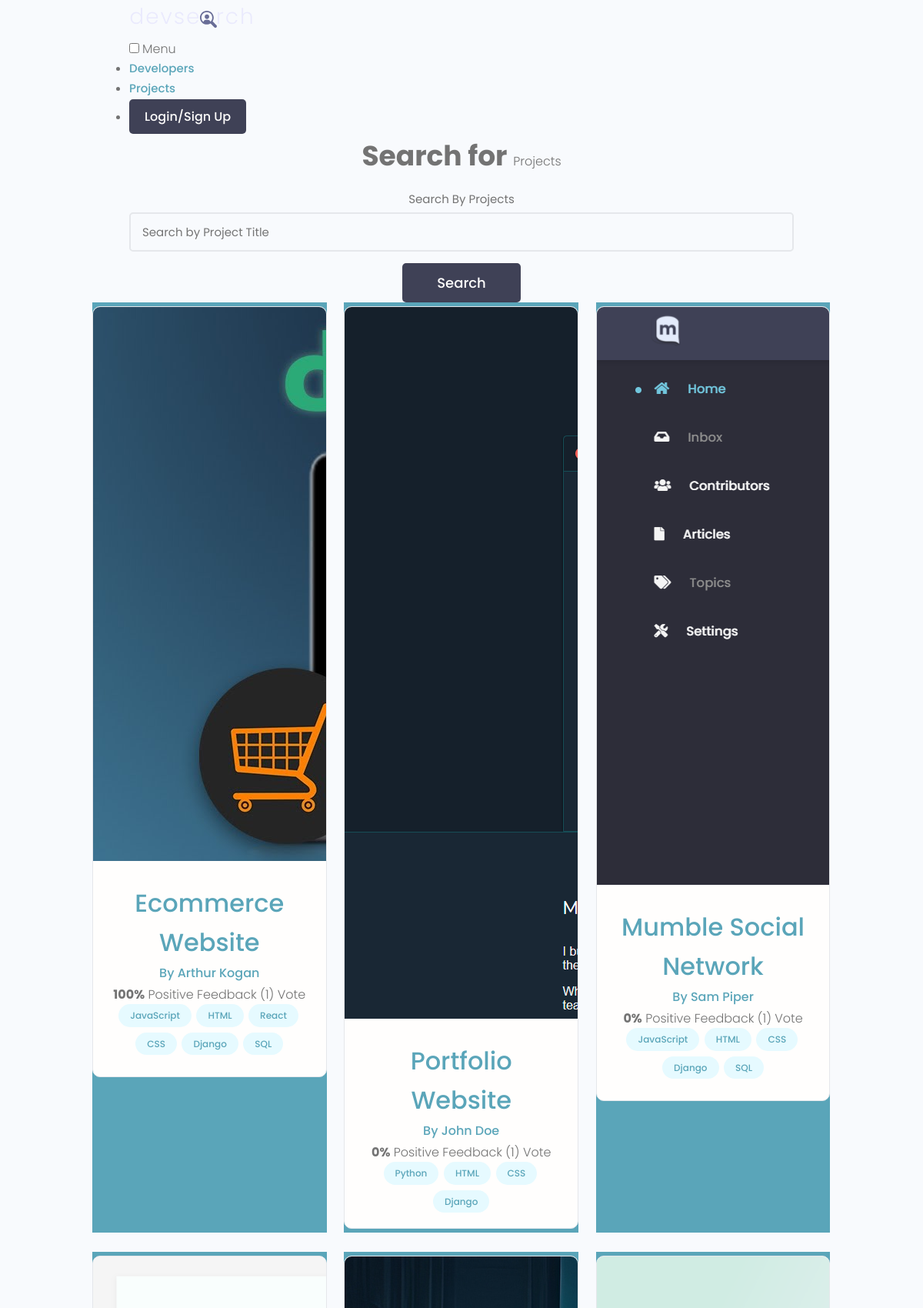
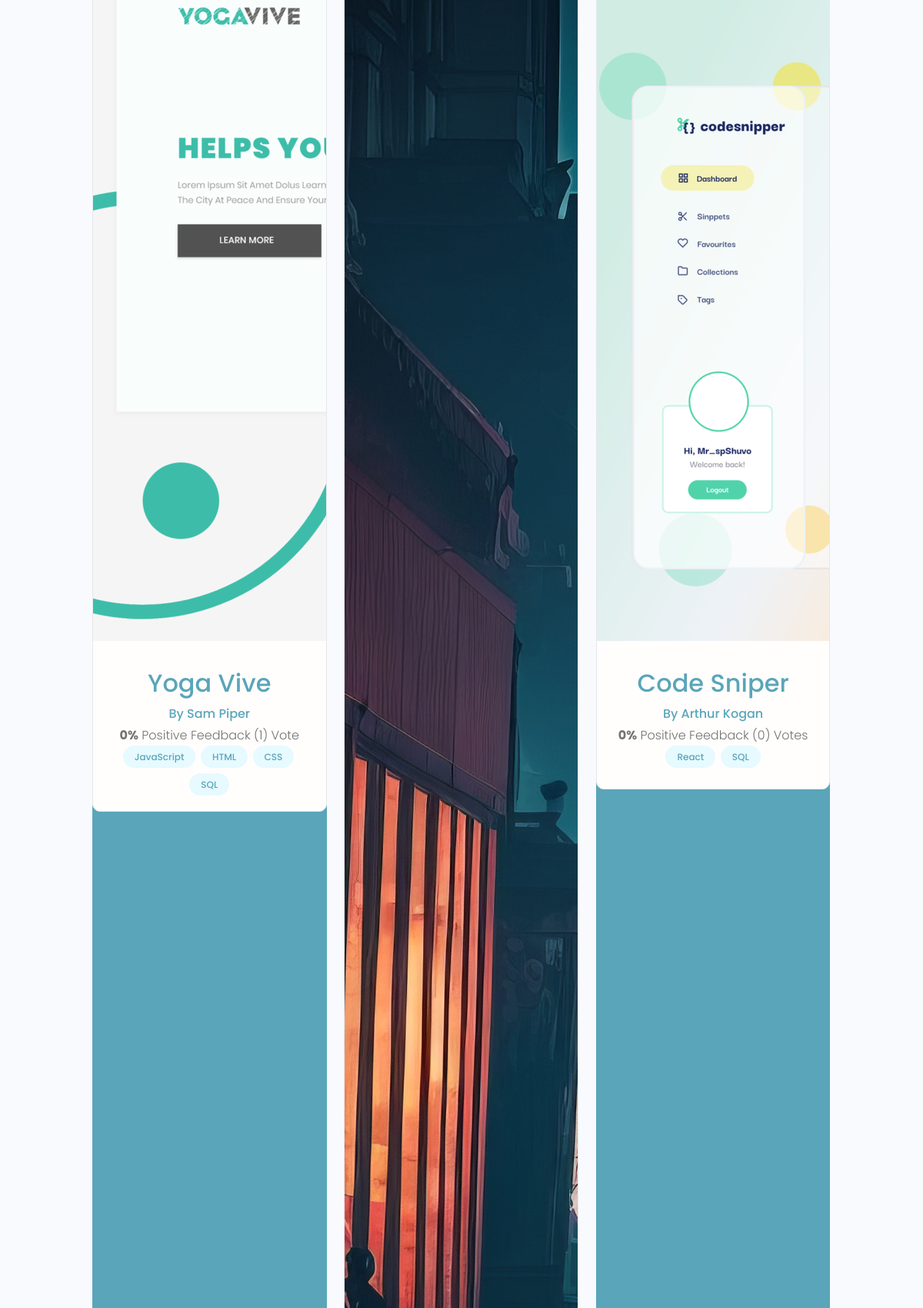
/projects/ (upper part), run on the app's committed database (2 pictures, top to bottom).
### projects/models.py (models this page shows, shortened)
class Project(models.Model):
    owner = models.ForeignKey(Profile, null=True, blank=True, on_delete=models.CASCADE)
    title = models.CharField(max_length=200)
    description = models.TextField(null=True, blank=True)
    featured_image = models.ImageField(null=True, blank=True, default="default.jpg")
    demo_link = models.CharField(max_length=2000, null=True, blank=True)
    source_link = models.CharField(max_length=2000, null=True, blank=True)
    tags = models.ManyToManyField('Tag', blank=True)
    vote_total = models.IntegerField(default=0, null=True, blank=True)
    vote_ratio = models.IntegerField(default=0, null=True, blank=True)
    created = models.DateTimeField(auto_now_add=True)
    id = models.UUIDField(default=uuid.uuid4, unique=True, primary_key=True, editable=False)
    class Meta:
        ordering = ['-vote_ratio', '-vote_total']
    @property
    def imageURL(self):
        try:
            url = self.featured_image.url
        except:
            url = ''
        return url

class Tag(models.Model):
    name = models.CharField(max_length=200)
    created = models.DateTimeField(auto_now_add=True)
    id = models.UUIDField(default=uuid.uuid4, unique=True, primary_key=True, editable=False)
    def __str__(self):
        return self.name

### users/models.py (models this page shows, shortened)
class Profile(models.Model):
    user = models.OneToOneField(User, on_delete=models.CASCADE, null=True, blank=True)
    name = models.CharField(max_length=200, blank=True, null=True)
    email = models.EmailField(max_length=500, blank=True, null=True)
    username = models.CharField(max_length=200, blank=True, null=True)
    location = models.CharField(max_length=200, blank=True, null=True)
    short_intro = models.CharField(max_length=200, blank=True, null=True)
    bio = models.TextField(blank=True, null=True)
    profile_image = models.ImageField(null=True, blank=True, upload_to='profiles/', default='profiles/user-default.png')
    social_github = models.CharField(max_length=200, blank=True, null=True)
    social_x = models.CharField(max_length=200, blank=True, null=True)
    social_linkedin = models.CharField(max_length=200, blank=True, null=True)
    social_youtube = models.CharField(max_length=200, blank=True, null=True)
    social_website = models.CharField(max_length=200, blank=True, null=True)
    created = models.DateTimeField(auto_now_add=True)
    id = models.UUIDField(default=uuid.uuid4, unique=True, primary_key=True, editable=False)
    class Meta:
        ordering = ['created']

### projects/views.py (the view)
# urls.py: path('projects/', views.getProjects),
def projects(request):
    projects,search_query = seachProjects(request)
    custom_range, projects = paginateProjects(request, projects, 6)
    context = {'projects': projects, 'search_query':search_query, 'custom_range':custom_range}
    return render(request, 'projects/projects.html', context)

### projects/utils.py (called while the page is built)
def paginateProjects(request, projects, results):
    page = request.GET.get('page')
    paginator = Paginator(projects, results)
    try:
        projects = paginator.page(page)
    except PageNotAnInteger:
        page = 1
        projects = paginator.page(page)
    except EmptyPage:
        page = paginator.num_pages
        projects = paginator.page(page)
    leftIndex = (int(page) - 4)
    if leftIndex < 1:
        leftIndex = 1
    rightIndex = (int(page) + 5)
    if rightIndex > paginator.num_pages:
        rightIndex = paginator.num_pages + 1
    custom_range = range(leftIndex, rightIndex)
    return custom_range, projects

def seachProjects(request):
    search_query = ''
    if request.GET.get('search_query'):
        search_query = request.GET.get('search_query')
    tags = Tag.objects.filter(name__icontains=search_query)
    projects = Project.objects.distinct().filter(
        Q(title__icontains=search_query) |
        Q(description__icontains=search_query) |
        Q(owner__name__icontains=search_query) |
        Q(tags__in=tags)
    )
    return projects, search_query

### projects/templates/projects/projects.html (shortened to what this page needs)
{% extends 'main.html' %}
{% block content %}
 <main class="projects">
    <section class="hero-section text-center">
      <div class="container container--narrow">
        <div class="hero-section__box">
          <h2>Search for <span>Projects</span></h2>
        </div>
        <div class="hero-section__search">
          <form id='searchForm' class="form" action="{% url 'projects' %}" method="get">
            <div class="form__field">
              <label for="formInput#search">Search By Projects </label>
              <input class="input input--text" id="formInput#search" type="text" name="search_query"
                placeholder="Search by Project Title" value="{{search_query}}"/>
            </div>
            <input class="btn btn--sub btn--lg" type="submit" value="Search" />
          </form>
        </div>
      </div>
    </section>
    <section class="projectsList">
      <div class="container">
        <div class="grid grid--three">
        {% for project in projects %}
          <div class="column">
            <div class="card project">
              <a href="{% url 'project' project.id %}" class="project">
                <img class="project__thumbnail" src="{{project.imageURL}}" alt="project thumbnail" />
                <div class="card__body">
                  <h3 class="project__title">{{project.title}}</h3>
                  <p><a class="project__author" href="{% url 'user-profile' project.owner.id %}">By {{project.owner.name}}</a></p>
                  <p class="project--rating">
                    <span style="font-weight: bold;">{{project.vote_ratio}}%</span> Positive
                    Feedback ({{project.vote_total}}) Vote{{project.vote_total | pluralize:"s"}}
                  </p>
                  <div class="project__tags">
                    {% for tag in project.tags.all %}
                    <span class="tag tag--pill tag--main">
                      <small>{{tag}}</small>
                    </span>
                    {% endfor %}
                  </div>
                </div>
              </a>
            </div>
          </div>
          {% endfor %}
        </div>
      </div>
    </section>
  </main>
{% endblock content %}

### templates/main.html (shortened to what this page needs)
<!DOCTYPE html>
{% load static %}
<html lang="en">
<head>
    <link
    rel="stylesheet"
    href="https://cdnjs.cloudflare.com/ajax/libs/font-awesome/6.4.2/css/all.min.css"
    />
    <link rel="stylesheet" href="{% static 'uikit/styles/uikit.css' %}" />
    <link rel="stylesheet" href="{% static 'styles/app.css' %}" />
</head>
<body>
    {% include 'navbar.html' %}
    {% block content %}
    {% endblock content %}
</body>
</html>

### templates/navbar.html (shortened to what this page needs)
{% load static %}
  <header class="header">
    <div class="container container--narrow">
      <a href="{% url 'profiles' %}" class="header__logo">
        <img src="{% static 'images/logo.svg' %}" alt="DevSearch Logo" />
      </a>
      <nav class="header__nav">
        <input type="checkbox" id="responsive-menu" />
        <label for="responsive-menu" class="toggle-menu">
          <span>Menu</span>
        </label>
        <ul class="header__menu">
          <li class="header__menuItem"><a href="{% url 'profiles' %}">Developers</a></li>
          <li class="header__menuItem"><a href="{% url 'projects' %}">Projects</a></li>
          {% if request.user.is_authenticated %}
          <li class="header__menuItem"><a href="{% url 'inbox' %}">Inbox</a></li>
          <li class="header__menuItem"><a href="{% url 'account' %}">Account</a></li>
          <li class="header__menuItem"><a href="{% url 'logout' %}" class="btn btn--sub">Logout</a></li>
          {% else %}
          <li class="header__menuItem"><a href="{% url 'login' %}" class="btn btn--sub">Login/Sign Up</a></li>
          {% endif %}
        </ul>
      </nav>
    </div>
  </header>

### static/uikit/app.css (style rules this page uses)
.layout > .column, .grid > .column { color: var(--color-light); text-align: center; background: var(--color-main); }

### static/uikit/styles/modules/_variables.css (style rules this page uses)
:root { --color-main: #5aa5b9; --color-main-light: #e6faff; --color-sub: #3f4156; --color-sub-light: #51546e; --color-sub-lighter: #ededfd; --color-text: #737373; --color-gray: #8b8b8b; --color-light: #e5e7eb; --color-light-gray: #767676; --color-bg: #f8fafd; --color-white: #fffefd; --color-white-light: #f3f3f3; --color-success: #359e64; --color-success-bg: #def8e8; --color-error: #fc4b0b; --color-error-bg: #fff2ee; --font-base: 'Poppins', arial, helvetica, 'Segoe UI', roboto, ubuntu, sans-serif; --font-monospace: 'Fira Code', 'Courier New', courier, monospace; --font-regular: 300; --font-medium: 500; --font-bold: 700; --generic-shadow: 1px 1px 5px #00000010; --generic-transition: all 0.3s ease-in-out; }

### static/uikit/styles/modules/_base.css (style rules this page uses)
* { margin: 0; padding: 0; box-sizing: border-box; text-rendering: optimizeLegibility; color: inherit; font-size: inherit; }
html { font-size: 50%; }
@media only screen and (min-width: 480px) { html { font-size: 56.25%; } }
@media only screen and (min-width: 1200px) { html { font-size: 62.5%; } }
body { line-height: 1.6; font-weight: 400; font-size: 1.5rem; color: var(--color-text); background-color: var(--color-bg); min-height: 100vh; }

### static/uikit/styles/modules/_typography.css (style rules this page uses)
* { font-family: var(--font-base); }
h2 { font-size: 3.6rem; font-weight: var(--font-bold); }
h3 { font-size: 3.2rem; font-weight: var(--font-medium); }
p, span, strong { font-size: 1.6rem; color: var(--color-text); font-weight: var(--font-regular); }
a { padding-bottom: 2px; text-decoration: none; display: inline-block; color: var(--color-main); font-weight: var(--font-medium); }

### static/uikit/styles/modules/_utilities.css (style rules this page uses)
.container { width: 92%; max-width: 165rem; margin: 0 auto; box-sizing: border-box; }
.container--narrow { width: 92%; max-width: 120rem; }
@media screen and (min-width: 1000px) { .container { width: 90%; } }
@media screen and (min-width: 1000px) { .container--narrow { width: 85%; } }
@media screen and (min-width: 1200px) { .container { width: 80%; } }
@media screen and (min-width: 1200px) { .container--narrow { width: 72%; } }
.text-center { text-align: center; }

### static/uikit/styles/modules/_button.css (style rules this page uses)
.btn { display: inline-block; position: relative; cursor: pointer; background-color: var(--color-light); font-weight: var(--font-medium); color: var(--color-sub); text-decoration: none; padding: 1rem 2rem; border-radius: 0.5rem; border: none; width: -webkit-fit-content; width: -moz-fit-content; width: fit-content; height: -webkit-fit-content; height: -moz-fit-content; height: fit-content; font-size: 1.6rem; outline-width: 0; outline-color: transparent; -webkit-backface-visibility: hidden; backface-visibility: hidden; transition: all 0.3s ease-in-out; }
.btn--sub { background-color: var(--color-sub); color: var(--color-white); }
.btn--lg { font-size: 1.8rem; padding: 1.2rem 4.5rem; }

### static/uikit/styles/modules/_card.css (style rules this page uses)
.card { border-radius: 1rem; background-color: var(--color-white); border: 1.5px solid var(--color-light); width: auto; height: auto; margin-top: 0.5rem; margin-bottom: 0.5rem; overflow: hidden; }
.card__body, .card__header { padding: 2rem 2.5rem; }

### static/uikit/styles/modules/_form.css (style rules this page uses)
.form { display: block; }
.form__field { margin-top: 1.5rem; margin-bottom: 1.5rem; }
.form__label, .form__field > label { display: block; margin-bottom: 0.5rem; color: var(--color-text); }
input.input[type='text'], input.input[type='email'], input.input[type='password'], input.input[type='number'], select.input, textarea.input { min-width: 24rem; width: 100%; padding: 1.2rem 1.5rem; border-radius: 0.5rem; border: 2px solid var(--color-light); transition: all 0.3s ease-in-out; background-color: var(--color-bg); }

### static/uikit/styles/modules/_tag.css (style rules this page uses)
.tag { display: inline-flex; align-items: center; background-color: var(--color-sub); height: -webkit-fit-content; height: -moz-fit-content; height: fit-content; width: -webkit-fit-content; width: -moz-fit-content; width: fit-content; border-radius: 0.5rem; padding: 0.5rem 1.5rem; font-size: 1.2rem; cursor: pointer; }
.tag:not(:last-child) { margin-right: 0.25rem; margin-bottom: 0.75rem; }
.tag > small { color: var(--color-white); }
.tag--pill { border-radius: 5rem; }
.tag--main, .tag--main > small { background: var(--color-main-light); color: var(--color-main); font-weight: 500; }

### data on the page
Project: imageURL (picture), title "Ecommerce Website", owner.name "Arthur Kogan", vote_ratio "100", vote_total "1"
Tag: name "JavaScript"
Tag: name "HTML"
Tag: name "React"
Tag: name "CSS"
Tag: name "Django"
Tag: name "SQL"
Project: imageURL (picture), title "Portfolio Website", owner.name "John Doe", vote_ratio "0", vote_total "1"
Tag: name "Python"
Project: imageURL (picture), title "Mumble Social Network", owner.name "Sam Piper", vote_ratio "0", vote_total "1"
Project: imageURL (picture), title "Yoga Vive", owner.name "Sam Piper", vote_ratio "0", vote_total "1"
Project: imageURL (picture)
Project: imageURL (picture), title "Code Sniper", owner.name "Arthur Kogan", vote_ratio "0", vote_total "0", vote_total|pluralize "s"
